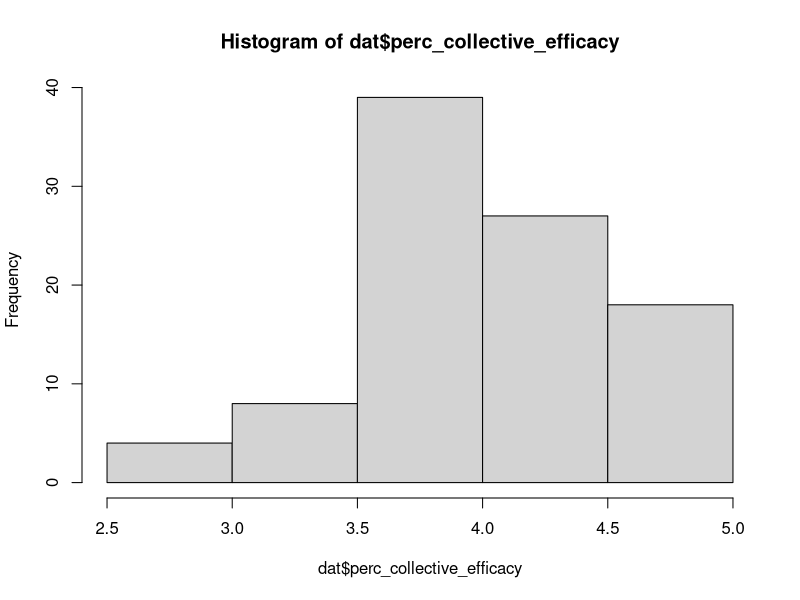
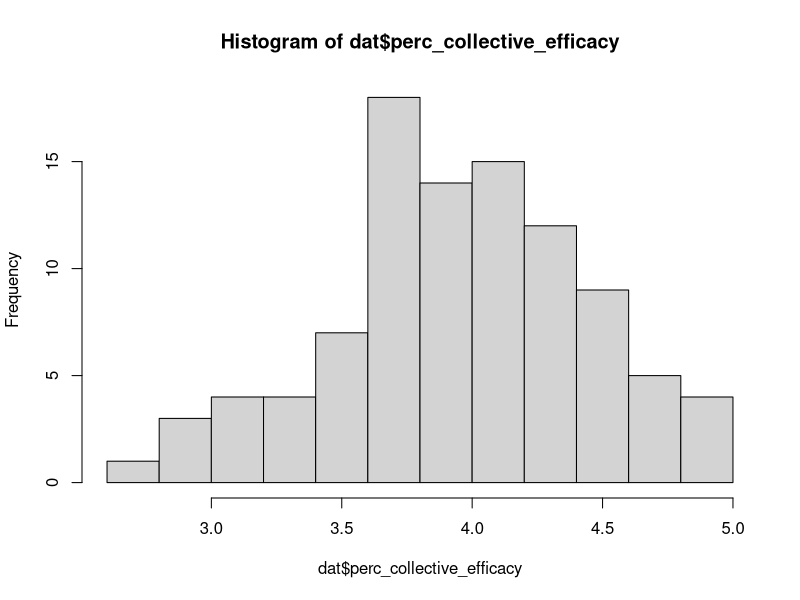

These charts were generated, in order, by the following R code:
# Carico dimarco2020 -----------------------------------------------------

## qui dovete mettere il percorso dove è localizzato il file

dat <- readxl::read_xlsx("data/dimarco2020.xlsx")

## istogramma, di default

hist(dat$perc_collective_efficacy)

## istogramma con bin più stretti (e quindi maggiore numero di bin)
## più preciso avendo più intervalli

hist(dat$perc_collective_efficacy, breaks = 10)

# centrare e standardizzare ---------------------------------------------

## mettiamo dentro oggetto x per comodità

x <- dat$perc_collective_efficacy

xc <- x - mean(x) # centrare sulla media
xz <- (x - mean(x)) / sd(x) # standardizzare

## media 0, sd la stessa di x
mean(xc)
sd(xc)

## media = 0, sd = 1 per definizione

mean(xz)
sd(xz)

## in alternativa per centrare e standardizzare
scale(x, center = TRUE, scale = TRUE)

## solo centrare
scale(x, center = TRUE, scale = FALSE)
